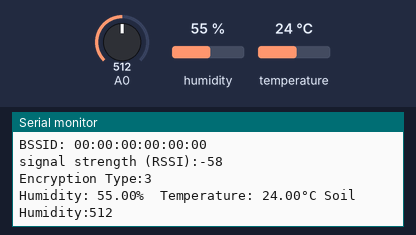
Recording of a sketch running on a simulated Arduino Uno R4 WiFi. Parts: the last lines printed to the serial monitor. The test bench sets the inputs (shaded band); at power-on: humidity 55 %, A0 = 512, temperature 24 °C. WiFi joins after 1.5 s; servers stay silent unless stated.

Above: at 12.7 s.
12.8 s: humidity set to 22 %
14.3 s: A0 set to 716
At 15.5 s:
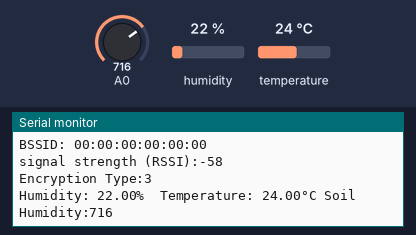
15.8 s: temperature set to 12 °C
At 17.1 s:
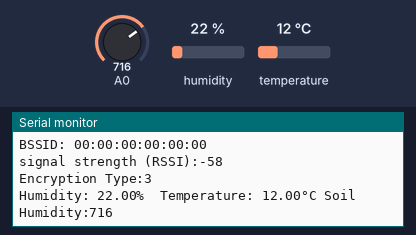
17.3 s: A0 set to 900
At 18.6 s:
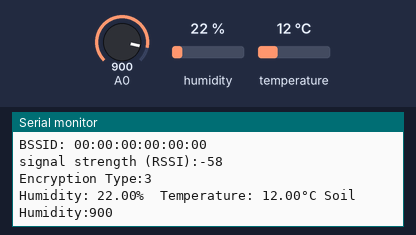
18.8 s: humidity set to 40 %
At 19.5 s:
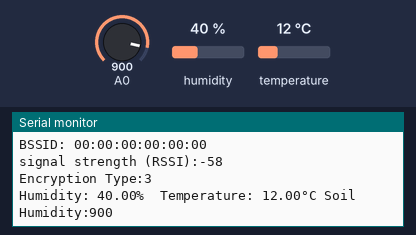
Timing chart, 0 to 21.3 s (numbered marks = the images above; inputs shaded):
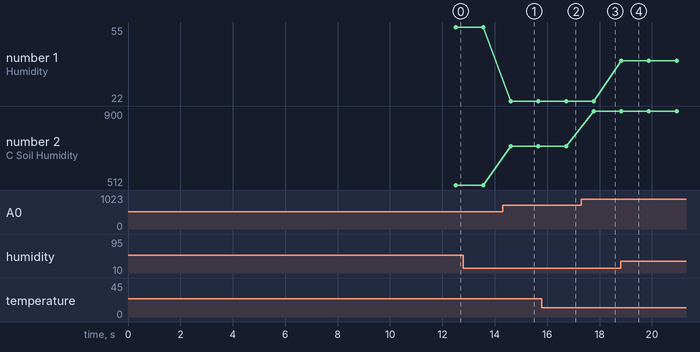

Measured:
- after the input at 14.3 s, the serial monitor: prints a new line after 0.32 s (image 1)
- after the input at 15.8 s, the serial monitor: prints a new line after 0.92 s (image 2)
- after the input at 17.3 s, the serial monitor: prints a new line after 0.48 s (image 3)
- after the input at 18.8 s, the serial monitor: prints a new line at once (image 4)
- plotted number 1: 22 → 40 after the input at 18.8 s
- plotted number 2: 512 → 716 after the input at 14.3 s, 716 → 900 after the input at 17.3 s

The sketch:

main.ino
```cpp
#include <WiFiS3.h>

#include "DHT.h"
//#include "arduino_secrets.h"
char ssid[] = "TP-Link_E5F8";        // your network SSID (name)
char pass[] = "51354916";    // your network password (use for WPA, or use as key for WEP)
int status = WL_IDLE_STATUS;     // the WiFi radio's status


#define DHTPIN 2     // Digital pin connected to the DHT sensor
#define DHTTYPE DHT22   // DHT 22 (AM2302), AM2321


// Initialize DHT sensor.
DHT dht(DHTPIN, DHTTYPE);


void setup()
{
    // put your setup code here, to run once:
    Serial.begin(9600);
    while (!Serial)
    {
        ; // wait for serial port to connect. Needed for native USB port only
    }
    // check for the WiFi module:
    if (WiFi.status() == WL_NO_MODULE)
    {
        Serial.println("Communication with WiFi module failed!");
        // don't continue
        while (true);
    }

    String fv = WiFi.firmwareVersion();
    if (fv < WIFI_FIRMWARE_LATEST_VERSION)
    {
        Serial.println("Please upgrade the firmware");
    }

  // attempt to connect to WiFi network:
    while (status != WL_CONNECTED)
    {
        Serial.print("Attempting to connect to WPA SSID: ");
        Serial.println(ssid);
        // Connect to WPA/WPA2 network:
        status = WiFi.begin(ssid, pass);

        // wait 10 seconds for connection:
        delay(10000);
    }

    // you're connected now, so print out the data:
    Serial.print("You're connected to the network");
    printCurrentNet();
    printWifiData();

    dht.begin();
//  delay(2000);

}

void loop() {
    // check the network connection once every 10 seconds:
    delay(1000);
    printCurrentNet();

    // read the input on analog pin 0:
    int sensorValue = analogRead(A0);

    // Reading temperature or humidity takes about 250 milliseconds!
    // Sensor readings may also be up to 2 seconds 'old' (its a very slow sensor)
    float h = dht.readHumidity();
    // Read temperature as Celsius (the default)
    float t = dht.readTemperature();
    // Read temperature as Fahrenheit (isFahrenheit = true)
    float f = dht.readTemperature(true);

    // Check if any reads failed and exit early (to try again).
    if (isnan(h) || isnan(t) || isnan(f))
    {
        Serial.println(F("Failed to read from DHT sensor!"));
        return;
    }

    // Compute heat index in Fahrenheit (the default)
    float hif = dht.computeHeatIndex(f, h);
    // Compute heat index in Celsius (isFahreheit = false)
    float hic = dht.computeHeatIndex(t, h, false);


    Serial.print(F("Humidity: "));
    Serial.print(h);
    Serial.print(F("%  Temperature: "));
    Serial.print(t);
    Serial.print(F("°C "));


    // print out the value you read:
    Serial.print("Soil Humidity:");
    Serial.println(sensorValue);
    delay(50);        // delay in between reads for stability


}


void printWifiData()
{
    // print your board's IP address:
    IPAddress ip = WiFi.localIP();
    Serial.print("IP Address: ");

    Serial.println(ip);

    // print your MAC address:
    byte mac[6];
    WiFi.macAddress(mac);
    Serial.print("MAC address: ");
    printMacAddress(mac);
}

void printCurrentNet() {
    // print the SSID of the network you're attached to:
    Serial.print("SSID: ");
    Serial.println(WiFi.SSID());

    // print the MAC address of the router you're attached to:
    byte bssid[6];
    WiFi.BSSID(bssid);
    Serial.print("BSSID: ");
    printMacAddress(bssid);

    // print the received signal strength:
    long rssi = WiFi.RSSI();
    Serial.print("signal strength (RSSI):");
    Serial.println(rssi);

    // print the encryption type:
    byte encryption = WiFi.encryptionType();
    Serial.print("Encryption Type:");
    Serial.println(encryption, HEX);
    Serial.println();
}

void printMacAddress(byte mac[])
{
    for (int i = 0; i < 6; i++)
    {
        if (i > 0)
        {
            Serial.print(":");
        }
        if (mac[i] < 16)
        {
            Serial.print("0");
        }
        Serial.print(mac[i], HEX);
    }
    Serial.println();
}
```
